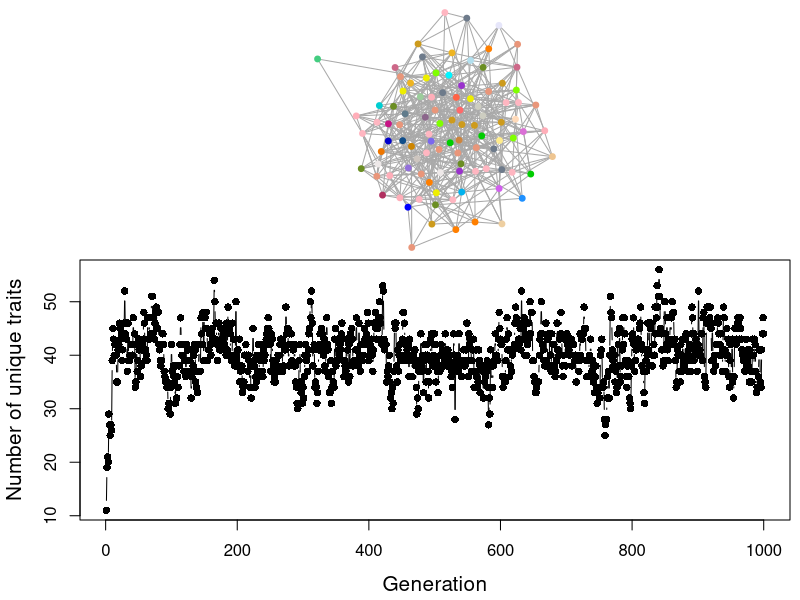

Write the R code that produced this figure.

#####
#
# Doing violence to reality: Theoretical models of cultural evolution
# Culture evolves II: The spread and evolution of cultural traits
# authored by Dominik Deffner (deffner@mpib-berlin.mpg.de)
#
####

#Load package to construct networks
library(igraph)

#Parameter values
N=100      #Population Size
tmax=1000   #Number of generations
mu = 0.1   #Innovation rate
p = 0.1   #probability any two edges are connected

#Initialize population with cultural traits
#In the beginning, each individual has the same trait  
Traits <- rep(1, N)

#Counter variable to hold the largest id of traits so far; this is to make sure all innovations are novel variants
Counter = 1

#Create output object
Div_NoTraits <- c()

#Create random network
g <- erdos.renyi.game(N, p, type = "gnp")
A <- as.matrix(get.adjacency(g, type = "both"))

#This is how you would do the same thing by hand
# A <- matrix(NA, nrow = N, ncol = N)
# for (i in 1:N) {
#   for (j in 1:N) {
#     if (i == j){
#       A[i,j] <- 0
#     } else if (j > i){
#       A[i,j] <- rbinom(1, 1, p)
#     }
#   }
# }
# A[lower.tri(A)] <- t(A)[lower.tri(A)]


#Loop over generations
for (t in 1:tmax) {

  Traits_new <- c()
  
  #Cultural Transmission in network
  for (i in 1:N) {
    
    #In case agent i has more than 1 network connection, they copy random model
    if (length(which(A[i,] == 1)) > 1){
      
      #IDs of available partners
      Partners <- which(A[i,] == 1)
      
      #Unbiased cultural transmission
      Models <- sample(Partners, size = 1)
      
      #In case agent i has exactly 1 network connection, they copy their trait
    } else if (length(which(A[i,] == 1)) == 1){
      Models <- which(A[i,] == 1)
      
      #In case agent i has no network connection at all, they keep own trait
    } else {
      Models <- i
    }
    
    Traits_new[i] <- Traits[Models]  
  }
  
  # Replace population with new generation
  Traits <- Traits_new
  
  # Innovation
  Innovators <- rbinom(N,1,mu)
  Traits[Innovators == 1] <- (Counter + 1) : (Counter + length(which(Innovators==1)))
  
  #Update counter
  Counter <- max(Traits)
  
  #Store number of unique variants
  Div_NoTraits <- c( Div_NoTraits ,length(unique(Traits)))
  
}#t


#Plotting code
par(mfrow = c(2,1), 
    mar = c(0,4,0,0), 
    oma = c(4,0,0,0.5))


color = sample(grDevices::colors()[grep('gr(a|e)y', grDevices::colors(), invert = T)][-1])
V(g)$color <- sample(color[sapply(1:N, function(x) which(unique(Traits) == Traits[x]))])
V(g)$frame.color <- V(g)$color
plot(g, vertex.label= NA, edge.arrow.size=0.1,vertex.size = 5)

plot(Div_NoTraits, type = "b", ylab = "", xlab= "", pch = 16)
mtext("Number of unique traits", side = 2, line = 2.75, cex = 1.25)
mtext("Generation", side = 1, line = 2.75, cex = 1.25)


####
###
##
# TASKS
##
###
####


#Explore the (independent) influence of the following factors on cultural diversity:
# a) Population size
# b) Innovation rate
# c) Network density (i.e., value of p parameter)
# Is there anything you find surprising/don't understand?


